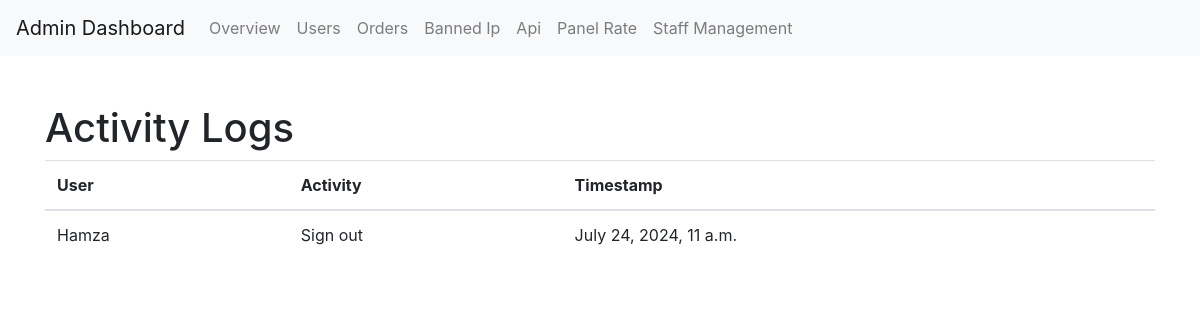
/admin_dashboard/activity_logs/, run on the app's committed database.
### admin_dashboard/models.py (models this page shows, shortened)
class ActivityLog(models.Model):
    user = models.ForeignKey(settings.AUTH_USER_MODEL, on_delete=models.CASCADE)
    activity = models.TextField()
    timestamp = models.DateTimeField(auto_now_add=True)

### admin_dashboard/views.py (the view)
# urls.py: path('activity_logs/', views.activity_logs, name='activity_logs'),
def activity_logs(request):
    logs = ActivityLog.objects.all()
    return render(request, 'templates/activity_logs.html', {'logs': logs})

### templates/activity_logs.html
{% extends 'base_admin.html' %}
{% block content %}
<h1>Activity Logs</h1>
<table class="table">
    <thead>
        <tr>
            <th>User</th>
            <th>Activity</th>
            <th>Timestamp</th>
        </tr>
    </thead>
    <tbody>
        {% for log in logs %}
        <tr>
            <td>{{ log.user.username }}</td>
            <td>{{ log.activity }}</td>
            <td>{{ log.timestamp }}</td>
        </tr>
        {% endfor %}
    </tbody>
</table>
{% endblock %}

### data on the page
ActivityLog: user.username "Hamza", activity "Sign out", timestamp "July 24, 2024, 11 a.m."
